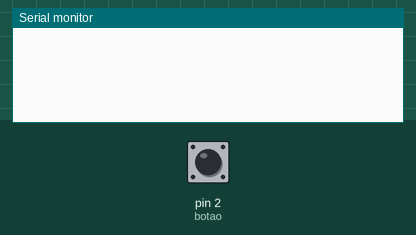
Simulated run of this sketch. Board: Arduino Uno, built with avr-gcc and run on an emulated ATmega328P. Parts: the last lines printed to the serial monitor. Inputs (shaded band) come from the test bench; at power-on: pin 2 (botao) HIGH.

Above: at 1.2 s.
1.3 s: pin 2 (botao) pulled LOW for 0.15 s
At 1.43 s:
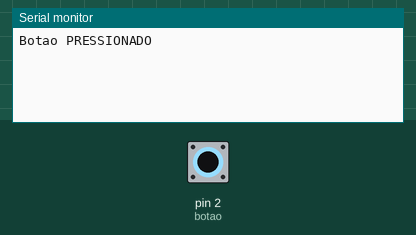
At 1.8 s:
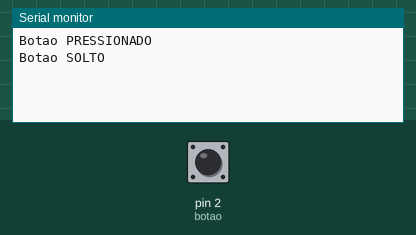

The sketch:

btn_test.ino
```cpp
int botao = 2;
int ultimoEstado = HIGH;

void setup() {
  Serial.begin(115200);
  pinMode(botao, INPUT_PULLUP);
}

void loop() {
  int estado = digitalRead(botao);

  if (estado != ultimoEstado) {
    if (estado == LOW) {
      Serial.println("Botao PRESSIONADO");
    } else {
      Serial.println("Botao SOLTO");
    }
    ultimoEstado = estado;
  }

  delay(5);
}
```

Measured:
- after the input at 1.3 s, the serial monitor: prints a new line at once (image 1)
